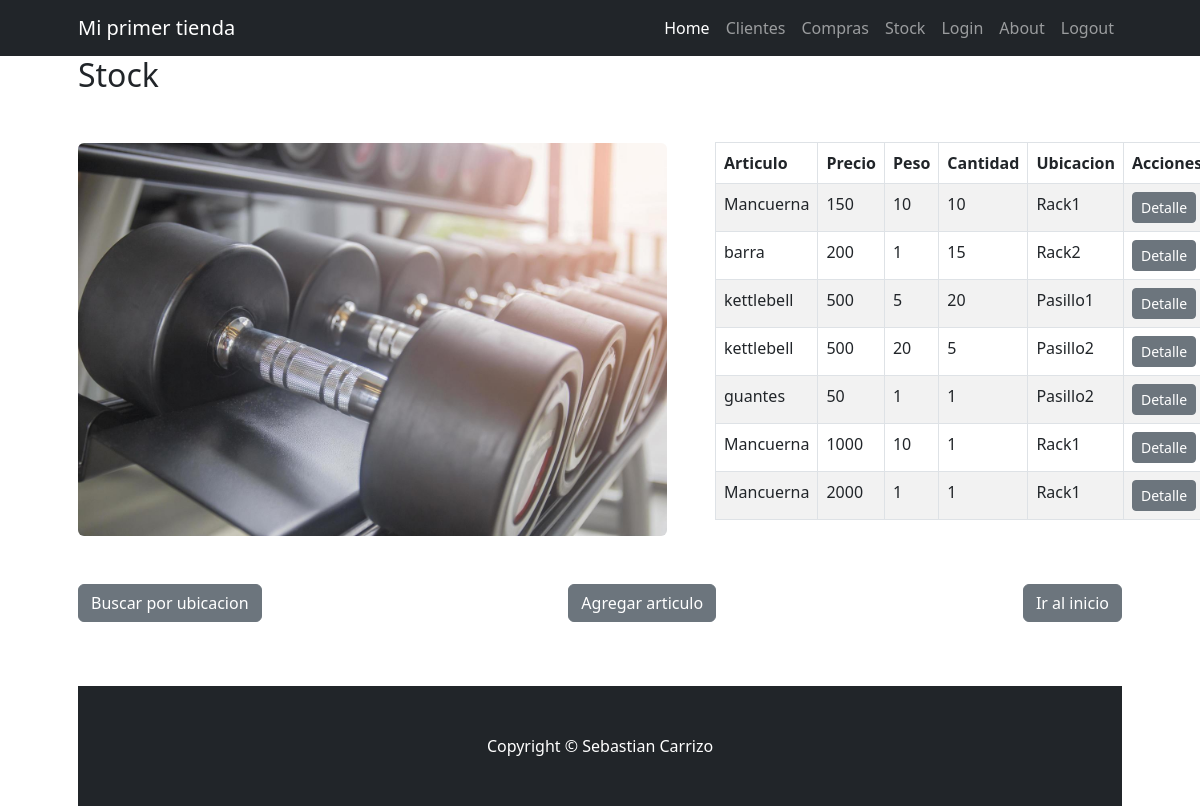
Page /stock/ on the earlier database version.
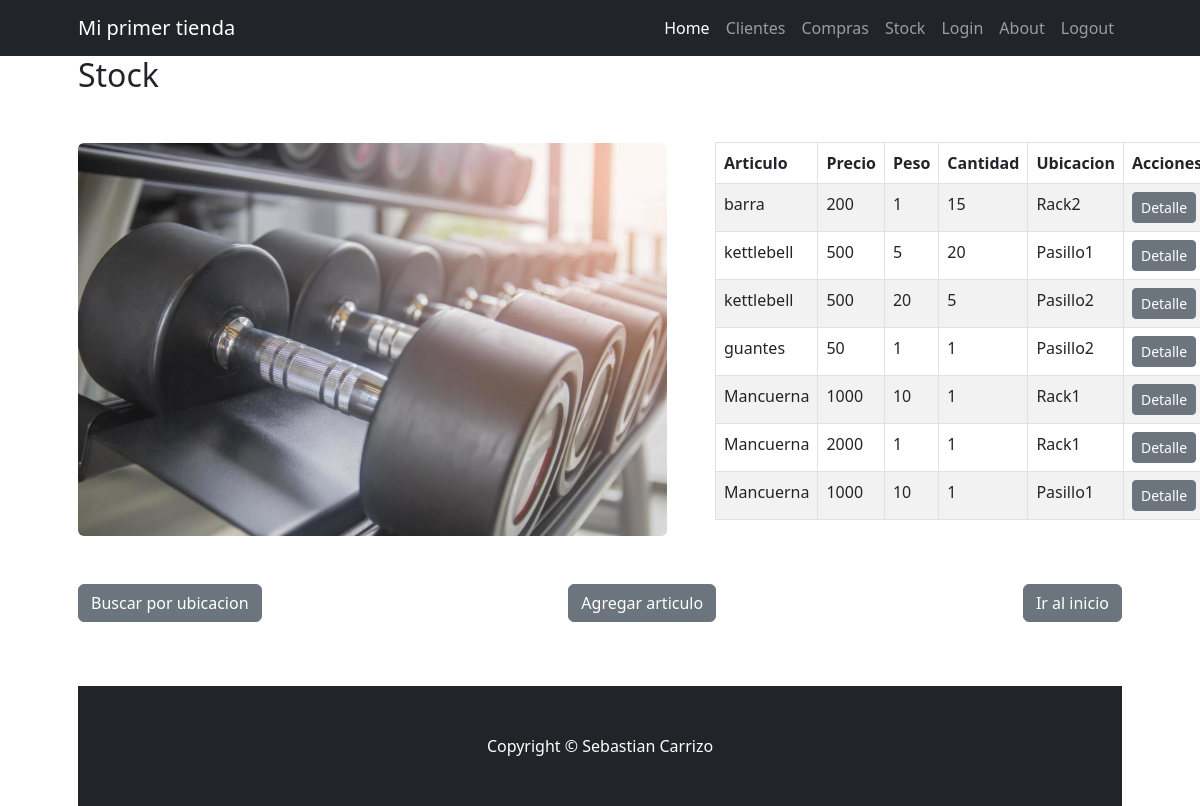
Same page on the later database version.
### stock/models.py (models this page shows, shortened)
class Stock(models.Model):
    articulo = models.CharField(max_length=100)
    precio = models.IntegerField()
    peso = models.IntegerField()
    cantidad = models.IntegerField()
    ubicacion_id = models.ForeignKey(Ubicacion, on_delete=models.SET_NULL, null=True, blank=True)
    imagen = models.ImageField(upload_to='images/', null=True, blank=True)
    descripcion = models.CharField(max_length=500, null=True, blank=True)

class Ubicacion(models.Model):
    ubicacion = models.CharField(max_length=100)
    def __str__(self) -> str:
        return self.ubicacion

### stock/views.py (the view)
# urls.py: path("", views.index, name="index"),
def index(request):
    stock = Stock.objects.all()
    return render(request, "stock/index.html", {"stock": stock})

### stock/templates/stock/index.html (shortened to what this page needs)
{% extends "home/base.html" %}
{% load static %}
{% block title %}
    <h2>Stock</h2>
{% endblock title %}
{% block content %}
    <div class="row gx-4 gx-lg-5 align-items-center my-5">
        <div class="col-lg-7">
            <img class="img-fluid rounded mb-4 mb-lg-0"
                 src=" {% static 'home/img/stocks.jpeg' %}" />
        </div>
        <div class="col-lg-5">
            <table class="table table-striped table-bordered">
                <thead>
                    <tr>
                        <th>Articulo</th>
                        <th>Precio</th>
                        <th>Peso</th>
                        <th>Cantidad</th>
                        <th>Ubicacion</th>
                        <th>Acciones</th>
                    </tr>
                </thead>
                <tbody>
                    {% for stock in stock %}
                        <tr>
                            <td>{{ stock.articulo }}</td>
                            <td>{{ stock.precio }}</td>
                            <td>{{ stock.peso }}</td>
                            <td>{{ stock.cantidad }}</td>
                            <td>{{ stock.ubicacion_id }}</td>
                            <td>
                                <div class="btn-group">
                                    <a href="{% url 'stock:stock_detail' stock.id %}"
                                       class="btn btn-secondary btn-sm">Detalle</a>
                                </div>
                            </td>
                        </tr>
                    {% empty %}
                        <tr>
                            <td colspan="3">No se encontraron resultados.</td>
                        </tr>
                    {% endfor %}
                </tbody>
            </table>
        </div>
        <div class="btn-group d-flex justify-content-between mt-5">
            <p>
                <a class="btn btn-secondary" href="{% url 'stock:buscar' %}">Buscar por ubicacion</a>
            </p>
            <p>
                <a class="btn btn-secondary" href="{% url 'stock:crear' %}">Agregar articulo</a>
            </p>
            <p>
                <a class="btn btn-secondary" href="{% url 'home:index' %}">Ir al inicio</a>
            </p>
        </div>
    </div>
{% endblock content %}

### home/templates/home/base.html (shortened to what this page needs)
{% load static %}
<!DOCTYPE html>
<html lang="en">
    <head>
        <link href=" {% static 'home/css/styles.css' %}" rel="stylesheet" />
    </head>
    <body>
        <nav>
            {% include "home/navbar.html" %}
        </nav>
        <div class="container px-4 px-lg-5">
            {% block title %}
            {% endblock title %}
            {% block content %}
            {% endblock content %}
            <footer class="py-5 bg-dark">
                <div class="container px-4 px-lg-5">
                    <p class="m-0 text-center text-white">Copyright &copy; Sebastian Carrizo</p>
                </div>
            </footer>
        </body>
    </html>

### home/templates/home/navbar.html (shortened to what this page needs)
<nav class="navbar navbar-expand-lg navbar-dark bg-dark">
    <div class="container px-5">
        <a class="navbar-brand" href="#!">Mi primer tienda</a>
        <div class="collapse navbar-collapse" id="navbarSupportedContent">
            <ul class="navbar-nav ms-auto mb-2 mb-lg-0">
                <li class="nav-item">
                    <a class="nav-link active" aria-current="page" href="{% url "home:index" %}">Home</a>
                </li>
                <li class="nav-item">
                    <a class="nav-link" href="{% url "cliente:index" %}">Clientes</a>
                </li>
                <li class="nav-item">
                    <a class="nav-link" href="{% url "compras:index" %}">Compras</a>
                </li>
                <li class="nav-item">
                    <a class="nav-link" href="{% url "stock:index" %}">Stock</a>
                </li>
                <li class="nav-item">
                    {% if user.is_staff %}
                        <a class="nav-link" href="{% url "admin:index" %}">Admin</a>
                    {% else %}
                        <a class="nav-link" href="{% url "home:login" %}">Login</a>
                    {% endif %}
                </li>
                <li class="nav-item">
                    <a class="nav-link" href="{% url "home:about" %}">About</a>
                </li>
                <li class="nav-item">
                    <a class="nav-link" href="{% url "home:logout" %}">Logout</a>
                </li>
            </ul>
        </div>
    </div>
</nav>

Differences in the rows shown:
removed Stock: articulo "Mancuerna", precio "150", peso "10", cantidad "10", ubicacion_id "Rack1"
added Stock: articulo "Mancuerna", precio "1000", peso "10", cantidad "1", ubicacion_id "Pasillo1"
